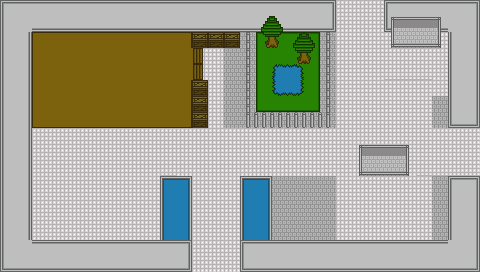

A 2D game scene composited from a Tiled map and its tileset images. What follows is a short description and the map's XML, with each tile layer's data collapsed to a summary:
An orthogonal 30x17 tile map with 16x16 px tiles, 4 tile layers (Calque de Tile 1, maison, dessus de maison, arbre), 1 hidden layer not drawn, 3 tilesets.

<map version="1.0" orientation="orthogonal" width="30" height="17" tilewidth="16" tileheight="16">
 <tileset firstgid="1" name="texture" tilewidth="16" tileheight="16">
  <image source="../../texture.png" width="500" height="500" />
 </tileset>
 <tileset firstgid="962" name="collisions" tilewidth="16" tileheight="16">
  <image source="../../collisions.png" width="48" height="48" />
 </tileset>
 <tileset firstgid="971" name="Tile" tilewidth="16" tileheight="16">
  <image source="../../Tile.png" width="700" height="500" />
 </tileset>
 <layer name="Calque de Tile 1" width="30" height="17">
  <data>[510 cells, 506 non-empty, 17 distinct tile ids]</data>
 </layer>
 <layer name="maison" width="30" height="17">
  <data>[510 cells, 187 non-empty, 38 distinct tile ids]</data>
 </layer>
 <layer name="dessus de maison" width="30" height="17">
  <data>[510 cells, 16 non-empty, 8 distinct tile ids]</data>
 </layer>
 <layer name="arbre" width="30" height="17">
  <data>[510 cells, 53 non-empty, 18 distinct tile ids]</data>
 </layer>
 <layer name="collisions" width="30" height="17" visible="0">
  <data>[510 cells, 238 non-empty, 7 distinct tile ids]</data>
 </layer>
</map>
